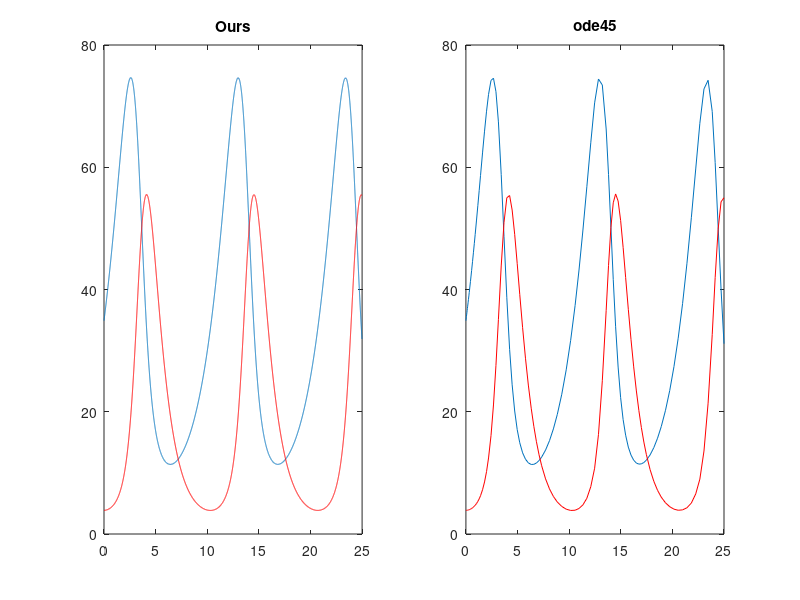

Here is the MATLAB script that generated this plot:

fileID = fopen('Output.csv');

formatSpec = '%f %f %f'; %flyttal

DATA=textscan(fileID,formatSpec,'HeaderLines',1,'delimiter',',','CollectOutput',1); % data till cell

fclose('all');

data = cell2mat(DATA); % cell till matris
tid = data(:,1); 
x = data(:,2) ;
y =  data(:,3);

clf
subplot(1,2,1)
plot(tid,x)
hold on
plot(tid,y,'r')
title('Ours')


%% ode45

%[T,Y] = solver(odefun,tspan,y0,options)

a = 0.4807;
b = 0.02482;
gm = 0.9272;
d = 0.02756;


pred_prey=@(t,x)[a*x(1)-b*x(1)*x(2); d*x(1)*x(2)-gm*x(2)];

tspan = [0 25];

x0 = [34.91; 3.857];

[T,X] = ode45(pred_prey,tspan,x0);

%% plot
subplot(1,2,2)
plot(T,X(:,1))
hold on
plot(T,X(:,2),'r')
title('ode45')

